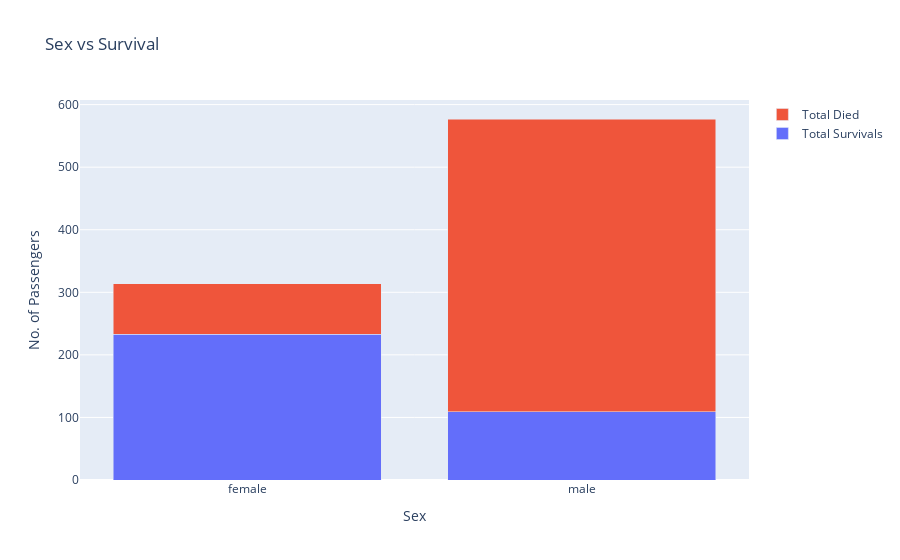

The code cell stored with this chart in its notebook:
### Code cell
fig = go.Figure(data=[
            go.Bar(name='Total Survivals',x=pivot_total['Sex'],y=pivot_total['Survived'],offsetgroup=0),
            go.Bar(name='Total Died',x=pivot_total['Sex'],y=pivot_total['Not_Survived'],offsetgroup=0)
          ])
fig.update_layout(barmode='stack',title='Sex vs Survival', yaxis_title='No. of Passengers',xaxis_title='Sex').show();

### Figure 1 — Plotly figure (JSON) as saved in the notebook; plotly's stock layout.template omitted (floating-point values rounded to 4 significant figures)
{"data": [{"name": "Total Survivals", "offsetgroup": "0", "type": "bar", "x": ["female", "male"], "y": [233, 109]}, {"name": "Total Died", "offsetgroup": "0", "type": "bar", "x": ["female", "male"], "y": [81, 468]}], "layout": {"barmode": "stack", "title": {"text": "Sex vs Survival"}, "xaxis": {"title": {"text": "Sex"}}, "yaxis": {"title": {"text": "No. of Passengers"}}}}
